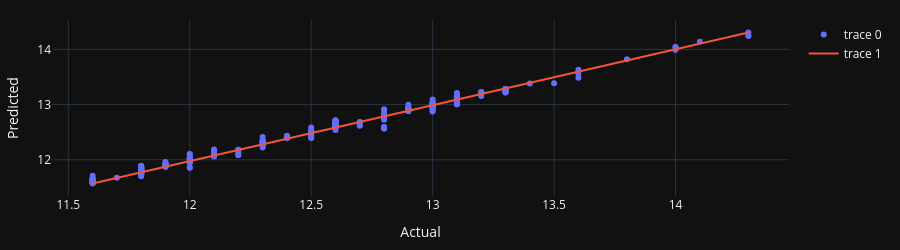

The cell this chart's notebook holds for it:
### Code cell
import plotly.graph_objects as go


column_names = ['LapTime','Durability','MotorPower','Torque']
predictions = model.predict(X_test)
df_predictions = pd.DataFrame(predictions,columns=column_names)

col = 0


fig = go.Figure()
x,y = y_test[column_names[col]],df_predictions[column_names[col]]
fig.add_trace(go.Scatter(x=x, y=y, mode='markers'))
fig.add_trace(go.Scatter(x=[x.min(), x.max()], y=[y.min(), y.max()], mode='lines'))

fig.update_layout(height=250,margin=dict(l=20, r=20, t=20, b=20))
fig.update_layout(
    xaxis_title='Actual',
    yaxis=dict(title='Predicted'),
    template='plotly_dark')
fig.show()

### Figure 1 — Plotly figure (JSON) as saved in the notebook; plotly's stock layout.template omitted (floating-point values rounded to 4 significant figures; data arrays with more than 128 entries replaced by an {"elided": "..."} marker saying what was removed)
{"data": [{"mode": "markers", "type": "scatter", "x": {"elided": "285 float values"}, "y": {"elided": "285 float values"}}, {"mode": "lines", "type": "scatter", "x": [11.6, 14.3], "y": [11.57, 14.3]}], "layout": {"height": 250, "margin": {"b": 20, "l": 20, "r": 20, "t": 20}, "xaxis": {"title": {"text": "Actual"}}, "yaxis": {"title": {"text": "Predicted"}}}}
